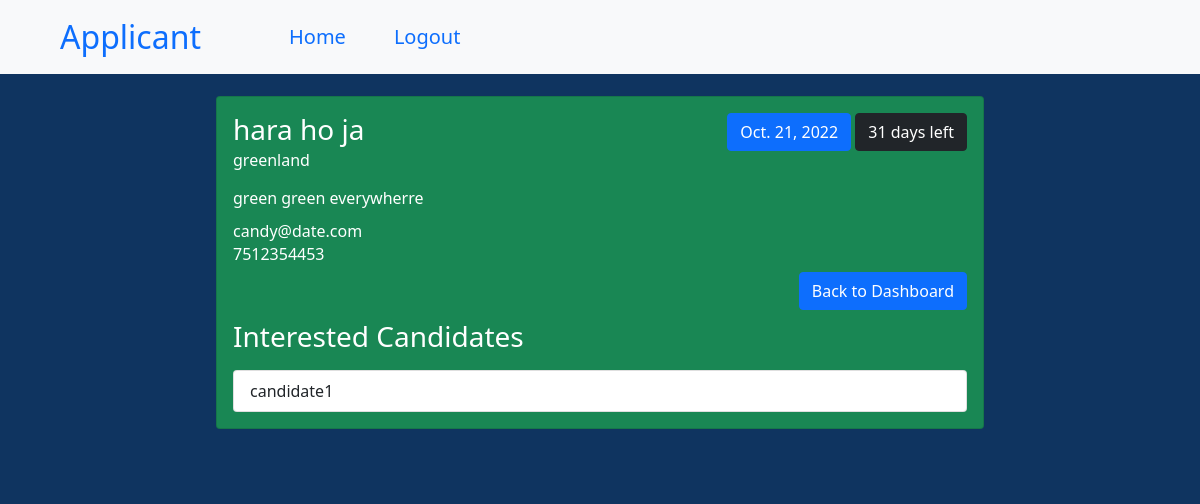
Screenshot of /candidates/16/16 (signed in) with the database file from the repository.
### board/models.py (models this page shows)
class Job(models.Model):
    title = models.CharField(max_length=250)
    description = models.TextField(max_length=500)
    location = models.CharField(max_length=250)
    deadline = models.DateField()
    mobile = models.CharField(max_length=10)
    email = models.EmailField()
    is_archieved = models.BooleanField(default=False)
    people = models.ManyToManyField(get_user_model())
    order = models.IntegerField(default=0, blank=True)
    @property
    def days_left(self):
        return self.deadline - date.today()
    @property
    def bg_class(self):
        if self.days_left > timedelta(days=21):
            return "success"
        elif self.days_left < timedelta(days=3):
            return "danger"
        elif self.days_left < timedelta(days=14):
            return "warning"
        else:
            return "secondary"

### board/views.py (the view)
# urls.py: path('candidates/<int:id>/<int:jobid>', views.candidates, name='candidates'),
def candidates(req, id, jobid):
    if id==1:
        user_group = Group.objects.get(name = 'Terraformers')
        category = 'Terraformer'
    else:
        user_group = Group.objects.get(name = 'Applicants')
        category = 'Applicant'
    user_group = Group.objects.get(name = 'Terraformers')
    if req.user.is_authenticated and user_group == req.user.groups.all()[0]:
        cadets = Job.objects.get(pk=jobid).people.all()
        job = Job.objects.get(pk=jobid)
        return render(req, 'candidates.html', {'category': category, 'candidates': cadets, 'group': id, 'job': job})
    else:
        messages.warning(req, "You are not authorized to view candidates.")
        return HttpResponseRedirect('/')

### board/templatetags/jobextra.py (called while the page is built)
@register.filter
def convert_markdown(value):
    return markdown.markdown(value)

### board/templates/candidates.html (shortened to what this page needs)
{% extends 'base.html' %}
{% load static %}
{% load jobextra %}
{% block content %}
<div>
  <nav class="fixed-top navbar navbar-expand-lg bg-light px-5 py-2">
    <div class="container-fluid">
      <a class="navbar-brand fs-2" href="{% url 'home' %}">{{category}}</a>
      <div class="collapse navbar-collapse mx-5 fs-5" id="navbarNavAltMarkup">
        <div class="navbar-nav">
          <a class="mx-3 nav-link" aria-current="page" href="{%url 'home' %}">Home</a>
          <a class="mx-3 nav-link" href="{%url 'logout' %}">Logout</a>
        </div>
      </div>
    </div>
  </nav>
  <div class = "mt-5">
  <div class = "my-5">
    <div class="card my-4 bg-{{job.bg_class}} text-white" style="width: 48rem;">
        <div class="card-body">
            <div class="d-flex justify-content-between">
                <div><h3 class="card-title">{{job.title}}</h3></div>
                <div>
                  <button type="button" class="btn btn-primary">{{job.deadline}}</button>
                  <button type="button" class="btn btn-dark">{{job.days_left.days}} days left</button>
                </div>
            </div>
              <h6 class="card-subtitle mb-2">{{job.location}}</h6>
              <p class="card-text">{{job.description|convert_markdown|safe}}</p>
              <h6 class="card-subtitle mb-2">{{job.email}}</h6>
              <h6 class="card-subtitle mb-2">{{job.mobile}}</h6>
            <div class="d-flex justify-content-between">
                <div><h3 class="card-title mt-5 mb-3">Interested Candidates</h3></div>
                <div><a class="btn btn-primary" aria-current="page" href="{%url 'dashboard' group %}"> Back to Dashboard</a></div>
            </div>
            <ul class="list-group">
            {% for candidate in candidates %}
                <li class="list-group-item">{{candidate}}</li>
            {% endfor %}
            </ul>
      </div>
    </div>
  </div>
  </div>
</div>
{% endblock content %}

### board/static/css/core.css (style rules this page uses)
.main_bg { background: #0F3460; display: flex; justify-content: center; align-items: center; }

### rows the page displays
Job: title "hara ho ja", deadline "Oct. 21, 2022", days_left.days "31", location "greenland", description|convert_markdown "green green everywherre", email "candy@date.com", mobile "7512354453"

### other values shown
{{ category }} "Applicant"
{{ candidate }} "candidate1"
